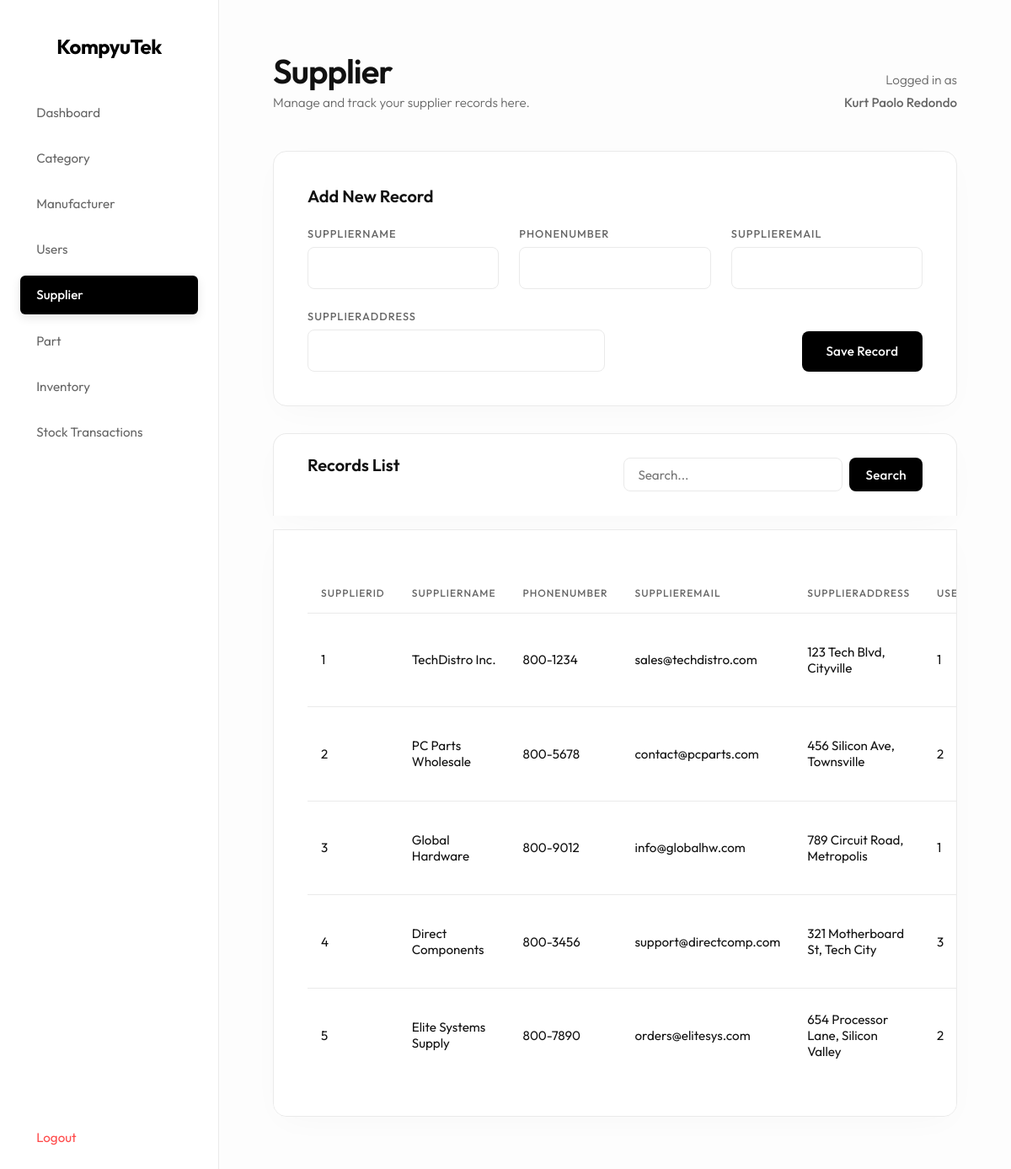
The app's page /supplier.php (signed in) with its own data.
### tables this page shows
CREATE TABLE `supplier` (
  `SupplierID` int(11) NOT NULL,
  `SupplierName` varchar(255) NOT NULL,
  `PhoneNumber` varchar(15) NOT NULL,
  `SupplierEmail` varchar(255) NOT NULL,
  `SupplierAddress` varchar(255) NOT NULL,
  `UserID` int(11) DEFAULT NULL
);

### supplier.php (the view, shortened to what this page needs)
<?php
include 'db.php';
$edit_row = null;
$search_query = '';
$where_sql = "";
$final_query = "SELECT * FROM Supplier" . $where_sql . "";
$result = $conn->query($final_query);
?>
<!DOCTYPE html>
<html>
<head>
    <link rel="stylesheet" href="style.css?v=<?= time() ?>">
</head>
<body>
    <div class="sidebar">
        <h2>KompyuTek</h2>
        <a href="index.php">Dashboard</a>
        <?php
        $category_nav_class = ""; if ("Supplier" == "Category") $category_nav_class = "active";
        $manufacturer_nav_class = ""; if ("Supplier" == "Manufacturer") $manufacturer_nav_class = "active";
        $users_nav_class = ""; if ("Supplier" == "Users") $users_nav_class = "active";
        $supplier_nav_class = ""; if ("Supplier" == "Supplier") $supplier_nav_class = "active";
        $part_nav_class = ""; if ("Supplier" == "Part") $part_nav_class = "active";
        $inventory_nav_class = ""; if ("Supplier" == "Inventory") $inventory_nav_class = "active";
        $stock_nav_class = ""; if ("Supplier" == "StockTransaction") $stock_nav_class = "active";
        ?>
        <a href="category.php" class="<?= $category_nav_class ?>">Category</a>
        <a href="manufacturer.php" class="<?= $manufacturer_nav_class ?>">Manufacturer</a>
        <a href="users.php" class="<?= $users_nav_class ?>">Users</a>
        <a href="supplier.php" class="<?= $supplier_nav_class ?>">Supplier</a>
        <a href="part.php" class="<?= $part_nav_class ?>">Part</a>
        <a href="inventory.php" class="<?= $inventory_nav_class ?>">Inventory</a>
        <a href="stocktransaction.php" class="<?= $stock_nav_class ?>">Stock Transactions</a>
        <a href="logout.php" class="logout">Logout</a>
    </div>
    <div class="main-content">
        <div class="header">
            <div>
                <h1>Supplier</h1>
                <p>Manage and track your supplier records here.</p>
            </div>
            <div class="header-user-info">
                <p class="header-user-label">Logged in as</p>
                <p class="header-user-name"><?= htmlspecialchars($_SESSION['full_name']) ?></p>
            </div>
        </div>
        <div class="card">
            <h3>
            <?php
            if (isset($edit_row)) {
                echo 'Edit Record';
            } else {
                echo 'Add New Record';
            }
            ?>
            </h3>
            <form method="POST">
                <div class="form-group">
                    <label>SupplierName</label>
                    <?php
                    $input_value = "";
                    ?>
                    <input type="text" name="SupplierName" value="<?= $input_value ?>" required>
                </div>
                <div class="form-group">
                    <label>PhoneNumber</label>
                    <?php
                    $input_value = "";
                    ?>
                    <input type="text" name="PhoneNumber" value="<?= $input_value ?>" required>
                </div>
                <div class="form-group">
                    <label>SupplierEmail</label>
                    <?php
                    $input_value = "";
                    ?>
                    <input type="text" name="SupplierEmail" value="<?= $input_value ?>" required>
                </div>
                <div class="form-group">
                    <label>SupplierAddress</label>
                    <?php
                    $input_value = "";
                    ?>
                    <input type="text" name="SupplierAddress" value="<?= $input_value ?>" required>
                </div>
                <div class="form-group form-actions">
                    <button type="submit">
                        <?php
                        if (isset($edit_row)) {
                            echo 'Update Details';
                        } else {
                            echo 'Save Record';
                        }
                        ?>
                    </button>
                </div>
            </form>
        </div>
        <div class="card toolbar-card">
            <h3 class="toolbar-title">Records List</h3>
            <form method="GET" class="search-form">
                <input type="text" name="search" placeholder="Search..." value="<?= htmlspecialchars($search_query) ?>" class="search-input">
                <button type="submit" class="btn-search">Search</button>
            </form>
        </div>
        <div class="card table-card">
            <table>
                <thead>
                    <tr>
                        <th>SupplierID</th><th>SupplierName</th><th>PhoneNumber</th><th>SupplierEmail</th><th>SupplierAddress</th><th>UserID</th>
                    </tr>
                </thead>
                <tbody>
                    <?php
                    if ($result) {
                        if ($result->num_rows > 0) {
                            while ($row = $result->fetch_assoc()) {
                                ?>
                                <tr>
                            <?php
                            $table_cell_value = "";
                            if (isset($row['SupplierID'])) {
                                $table_cell_value = htmlspecialchars($row['SupplierID']);
                            }
                            ?>
                            <td><?= $table_cell_value ?></td>
                            <?php
                            $table_cell_value = "";
                            if (isset($row['SupplierName'])) {
                                $table_cell_value = htmlspecialchars($row['SupplierName']);
                            }
                            ?>
                            <td><?= $table_cell_value ?></td>
                            <?php
                            $table_cell_value = "";
                            if (isset($row['PhoneNumber'])) {
                                $table_cell_value = htmlspecialchars($row['PhoneNumber']);
                            }
                            ?>
                            <td><?= $table_cell_value ?></td>
                            <?php
                            $table_cell_value = "";
                            if (isset($row['SupplierEmail'])) {
                                $table_cell_value = htmlspecialchars($row['SupplierEmail']);
                            }
                            ?>
                            <td><?= $table_cell_value ?></td>
                            <?php
                            $table_cell_value = "";
                            if (isset($row['SupplierAddress'])) {
                                $table_cell_value = htmlspecialchars($row['SupplierAddress']);
                            }
                            ?>
                            <td><?= $table_cell_value ?></td>
                            <?php
                            $table_cell_value = "";
                            if (isset($row['UserID'])) {
                                $table_cell_value = htmlspecialchars($row['UserID']);
                            }
                            ?>
                            <td><?= $table_cell_value ?></td>
                                </tr>
                                <?php
                            }
                        } else {
                            echo '<tr><td colspan="100" class="empty-state">No records found matching your search.</td></tr>';
                        }
                    }
                    ?>
                </tbody>
            </table>
        </div>
    </div>
</body>
</html>

### style.css (style rules this page uses)
:root { --bg-body: #fdfdfd; --bg-surface: #ffffff; --text-primary: #111111; --text-secondary: #666666; --accent: #000000; --border: #eaeaea; --danger: #ff4a4a; --success: #000000; }
* { box-sizing: border-box; font-family: 'Outfit', sans-serif; margin: 0; padding: 0; }
body { background: var(--bg-body); color: var(--text-primary); display: flex; min-height: 100vh; font-weight: 300; -webkit-font-smoothing: antialiased; }
.sidebar { width: 260px; background: var(--bg-surface); padding: 2.5rem 1.5rem; border-right: 1px solid var(--border); display: flex; flex-direction: column; }
.sidebar h2 { margin-bottom: 2.5rem; color: var(--accent); font-size: 1.5rem; text-align: center; font-weight: 700; letter-spacing: -0.5px; }
.sidebar a { display: flex; align-items: center; padding: 0.85rem 1.2rem; color: var(--text-secondary); text-decoration: none; border-radius: 6px; margin-bottom: 0.5rem; transition: all 0.2s ease; font-weight: 400; font-size: 0.95rem; }
.sidebar a.active { background: var(--accent); color: white; font-weight: 500; box-shadow: 0 4px 12px rgba(0,0,0,0.1); }
.sidebar a.logout { margin-top: auto; color: var(--danger); }
.main-content { flex: 1; padding: 4rem; overflow-y: auto; background: var(--bg-body); }
.header { margin-bottom: 3rem; display: flex; justify-content: space-between; align-items: flex-end; }
.header h1 { font-size: 2.5rem; font-weight: 600; letter-spacing: -1px; color: var(--text-primary); line-height: 1; }
.header p { color: var(--text-secondary); font-size: 0.95rem; margin-top: 0.5rem; }
.header-user-info { text-align: right; }
.header-user-label { color: var(--text-secondary); font-size: 0.85rem; }
.header-user-name { font-weight: 500; }
.card { background: var(--bg-surface); border: 1px solid var(--border); border-radius: 16px; padding: 2.5rem; margin-bottom: 2rem; box-shadow: 0 10px 40px -10px rgba(0,0,0,0.03); transition: transform 0.2s ease, box-shadow 0.2s ease; }
.card h3 { font-size: 1.25rem; font-weight: 600; margin-bottom: 1.5rem; color: var(--text-primary); }
form { display: flex; flex-wrap: wrap; gap: 1.5rem; }
.form-group { display: flex; flex-direction: column; gap: 0.5rem; flex: 1; min-width: 220px; }
.form-group label { font-size: 0.8rem; color: var(--text-secondary); text-transform: uppercase; letter-spacing: 1px; font-weight: 500; }
input, select { padding: 0.9rem 1rem; border-radius: 8px; border: 1px solid var(--border); background: var(--bg-surface); color: var(--text-primary); outline: none; font-size: 0.95rem; font-family: 'Outfit', sans-serif; transition: all 0.2s ease; cursor: text; }
.form-actions { justify-content: flex-end; flex-direction: row; align-items: flex-end; gap: 1rem; }
.toolbar-card { padding: 1.5rem 2.5rem; display: flex; justify-content: space-between; align-items: center; margin-bottom: 1rem; border-bottom-left-radius: 0; border-bottom-right-radius: 0; border-bottom: none; }
.toolbar-title { margin: 0; font-size: 1.1rem; color: var(--text-primary); }
.search-form { display: flex; gap: 0.5rem; margin: 0; min-width: 300px; }
.search-input { flex: 1; padding: 0.6rem 1rem; }
.btn-search { padding: 0.6rem 1.2rem; }
button { padding: 0.9rem 1.8rem; border-radius: 8px; border: none; background: var(--accent); color: white; font-weight: 500; cursor: pointer; font-family: 'Outfit', sans-serif; transition: all 0.2s; font-size: 0.95rem; letter-spacing: 0.2px; }
.table-card { overflow-x: auto; border-top-left-radius: 0; border-top-right-radius: 0; }
table { width: 100%; border-collapse: separate; border-spacing: 0; margin-top: 0.5rem; }
th, td { padding: 1.2rem 1rem; text-align: left; border-bottom: 1px solid var(--border); }
th { color: var(--text-secondary); font-weight: 500; font-size: 0.75rem; text-transform: uppercase; letter-spacing: 1px; padding-bottom: 1rem; }
td { font-size: 0.95rem; font-weight: 400; color: var(--text-primary); }
tr:last-child td { border-bottom: none; }

### records on screen
supplier: SupplierID "1", SupplierName "TechDistro Inc.", PhoneNumber "800-1234", SupplierEmail "sales@techdistro.com", SupplierAddress "123 Tech Blvd, Cityville", UserID "1"
supplier: SupplierID "2", SupplierName "PC Parts Wholesale", PhoneNumber "800-5678", SupplierEmail "contact@pcparts.com", SupplierAddress "456 Silicon Ave, Townsville", UserID "2"
supplier: SupplierID "3", SupplierName "Global Hardware", PhoneNumber "800-9012", SupplierEmail "info@globalhw.com", SupplierAddress "789 Circuit Road, Metropolis", UserID "1"
supplier: SupplierID "4", SupplierName "Direct Components", PhoneNumber "800-3456", SupplierEmail "support@directcomp.com", SupplierAddress "321 Motherboard St, Tech City", UserID "3"
supplier: SupplierID "5", SupplierName "Elite Systems Supply", PhoneNumber "800-7890", SupplierEmail "orders@elitesys.com", SupplierAddress "654 Processor Lane, Silicon Valley", UserID "2"

### other values on screen
$_SESSION['full_name'] "Kurt Paolo Redondo"
